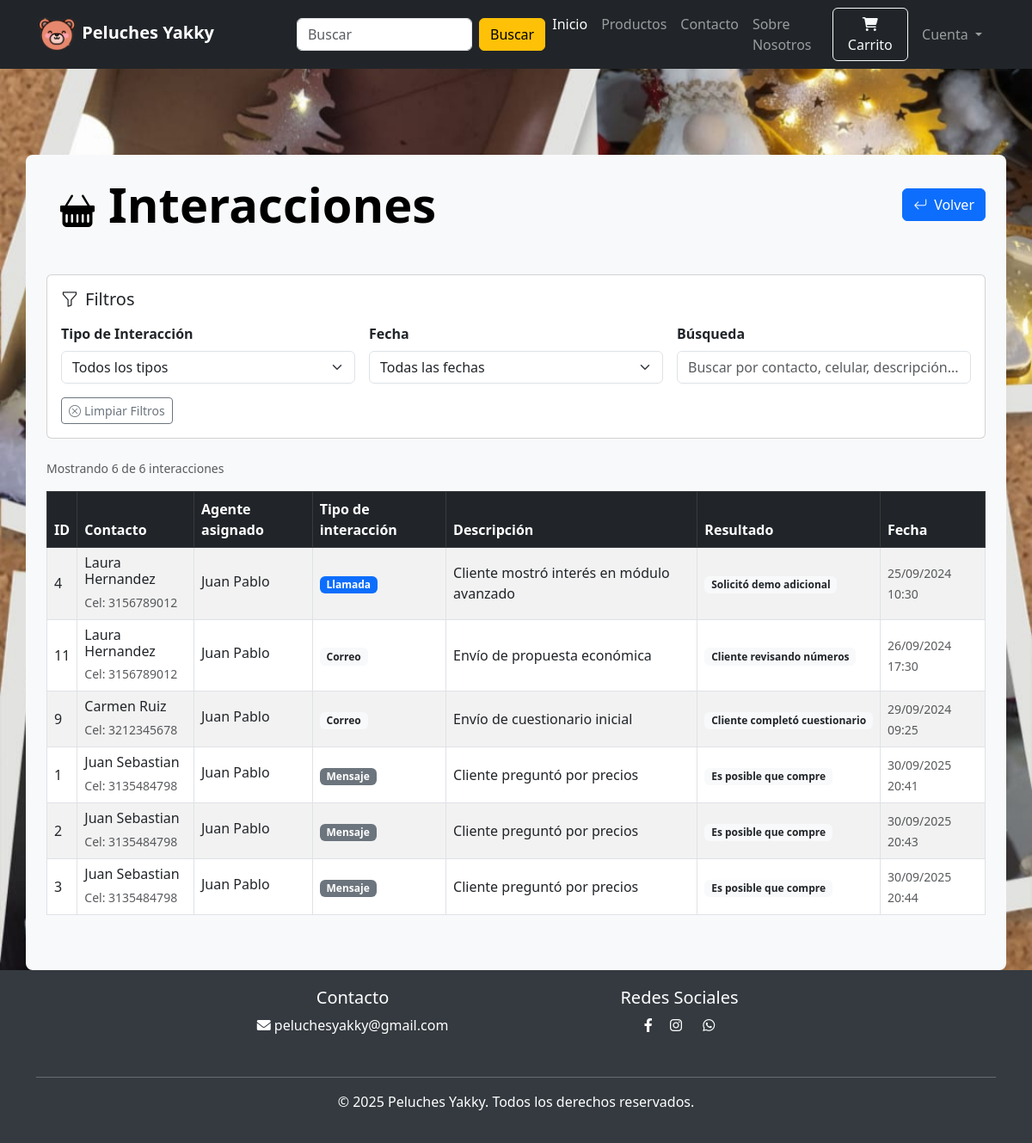
Screenshot of /empleado/tabla-interacciones (signed in) with the database file from the repository.
### website/models/interaccion_model.py (models this page shows, shortened)
class Interaccion(db.Model):
    __tablename__ = "interacciones"
    id_interaccion = db.Column(db.Integer, primary_key=True)
    id_contacto = db.Column(
        db.Integer, db.ForeignKey("contactos.id_contacto"), nullable=False
    )
    id_oportunidad = db.Column(
        db.Integer, db.ForeignKey("oportunidades.id_oportunidad"), nullable=True
    )
    id_agente = db.Column(db.Integer, db.ForeignKey("customer.id"), nullable=False)
    id_actividad = db.Column(
        db.Integer, db.ForeignKey("actividades.id_actividad"), nullable=True
    )
    tipo_interaccion = db.Column(db.String(50), nullable=False)
    descripcion = db.Column(db.Text, nullable=False)
    resultado = db.Column(db.String(100))
    fecha_interaccion = db.Column(db.DateTime, nullable=False, default=datetime.utcnow)

### website/models/contacto_model.py (models this page shows, shortened)
class Contacto(db.Model):
    __tablename__ = "contactos"
    id_contacto = db.Column(db.Integer, primary_key=True)
    id_agente = db.Column(db.Integer, db.ForeignKey("customer.id"), nullable=False)
    nombre = db.Column(db.String(100), nullable=False)
    email = db.Column(db.String(150), unique=True, nullable=False)
    telefono = db.Column(db.String(20), nullable=False)
    empresa = db.Column(db.String(100), nullable=True)
    canal = db.Column(db.String(50))
    estado = db.Column(db.String(50), default="Nuevo")
    satisfaccion = db.Column(db.Integer, nullable=True)
    fecha_registro = db.Column(db.DateTime, default=datetime.utcnow)
    fecha_actulizar = db.Column(
        db.DateTime, default=datetime.utcnow, onupdate=datetime.utcnow
    )
    agente = db.relationship("Customer", backref=db.backref("contactos", lazy=True))
    oportunidades = db.relationship("Oportunidad", backref="contacto", lazy=True)
    actividades = db.relationship("Actividad", backref="contacto", lazy=True)
    interacciones = db.relationship("Interaccion", backref="contacto", lazy=True)

### website/models/customer_model.py (models this page shows, shortened)
class Customer(db.Model, UserMixin):
    id = db.Column(db.Integer, primary_key=True)
    rol_id = db.Column(
        db.Integer, db.ForeignKey("rol.id_rol"), nullable=True, default=3
    )
    email = db.Column(db.String(100), unique=True)
    username = db.Column(db.String(100))
    password_hash = db.Column(db.String(150))
    date_joined = db.Column(db.DateTime(), default=datetime.utcnow)
    active = db.Column(db.Boolean, default=True)
    telefono = db.Column(db.Integer, nullable=True)
    cart_items = db.relationship(
        "Cart", backref=db.backref("customer", lazy=True), cascade="all, delete-orphan"
    )
    orders = db.relationship(
        "Order", backref=db.backref("customer", lazy=True), cascade="all, delete-orphan"
    )
    @property
    def is_authenticated(self):
        return True  # Para usuarios reales siempre True
    @property
    def password(self):
        raise AttributeError("Password is not a readable Attribute")

### website/mvc_views/employee_view.py (the view)
@employee.route("/tabla-interacciones")
@login_required
@rol_required(2)
def tabla_interacciones():
    interacciones = todos_interacciones()
    return render_template("tabla_interacciones.html", interacciones=interacciones)

### website/controllers/employee_cotller.py (called while the page is built)
def todos_interacciones():
    try:
        interacciones = Interaccion.query.order_by(Interaccion.fecha_interaccion).all()
        return interacciones
    except Exception as e:
        db.session.rollback()
        print(f"Error al crear actividad: {e}")
        raise Exception(f"Error al buscar todos interaciones: {e}")

### website/templates/tabla_interacciones.html (shortened to what this page needs)
{% extends 'index.html' %}
{% block body %}
<div class="fondo" style="min-height: 100vh; padding-top: 100px;">
    <div class="container bg-light rounded-3 p-4">
        <div class="d-flex justify-content-between align-items-center mb-5">
            <h1 class="text-black mb-0 display-4 fw-bold">
                <i class="bi bi-basket-fill fs-1 text-black m-3"></i>Interacciones
            </h1>
            <div class="d-flex gap-3">
                <button onclick="window.location.href='/empleado'" class="btn btn-primary">
                    <i class="bi bi-arrow-return-left me-2"></i>Volver
                </button>
            </div>
        </div>
        <div class="card mb-4">
            <div class="card-body">
                <h5 class="card-title mb-3">
                    <i class="bi bi-funnel me-2"></i>Filtros
                </h5>
                <div class="row g-3">
                    <div class="col-md-4">
                        <label class="form-label fw-bold">Tipo de Interacción</label>
                        <select class="form-select" id="filterTipo">
                            <option value="all">Todos los tipos</option>
                            {% set tipos_unicos = [] %}
                            {% for interaccion in interacciones %}
                            {% if interaccion.tipo_interaccion and interaccion.tipo_interaccion not in tipos_unicos %}
                            {% set _ = tipos_unicos.append(interaccion.tipo_interaccion) %}
                            {% endif %}
                            {% endfor %}
                        </select>
                    </div>
                    <div class="col-md-4">
                        <label class="form-label fw-bold">Fecha</label>
                        <select class="form-select" id="filterFecha">
                            <option value="all">Todas las fechas</option>
                        </select>
                    </div>
                    <div class="col-md-4">
                        <label class="form-label fw-bold">Búsqueda</label>
                        <input type="text" class="form-control" id="searchInput"
                            placeholder="Buscar por contacto, celular, descripción...">
                    </div>
                </div>
                <div class="row mt-3">
                    <div class="col-12">
                        <button class="btn btn-outline-secondary btn-sm" id="clearFilters">
                            <i class="bi bi-x-circle me-1"></i>Limpiar Filtros
                        </button>
                    </div>
                </div>
            </div>
        </div>
        {% if interacciones | length < 1 %} <h1 class="text-black mb-0 display-4 fw-bold text-center p-5">
            <i class="bi bi-emoji-frown-fill fs-1 text-black m-3"></i> No hay Interacciones
            </h1>
            {% else %}
            <div class="d-flex justify-content-between align-items-center mb-3">
                <small class="text-muted" id="resultCount">
                </small>
            </div>
            <div class="table-responsive-lg">
                <table class="table table-bordered table-hover table-striped align-middle">
                    <thead class="table-dark">
                        <tr>
                            <th>ID</th>
                            <th>Contacto</th>
                            <th>Agente asignado</th>
                            <th>Tipo de interacción</th>
                            <th>Descripción</th>
                            <th>Resultado</th>
                            <th>Fecha</th>
                        </tr>
                    </thead>
                    <tbody id="interaccionesTableBody">
                        {% if current_user.rol_id == 1 %}
                        {% for item in interacciones %}
                        <tr class="interaccion-row" data-tipo="{{ item.tipo_interaccion }}"
                            data-fecha="{{ item.fecha_interaccion.strftime('%Y-%m-%d') if item.fecha_interaccion else '' }}"
                            data-search="{{ item.contacto.nombre ~ ' ' ~ item.contacto.telefono ~ ' ' ~ item.descripcion ~ ' ' ~ item.resultado }}">
                            <td>{{ item.id_interaccion }}</td>
                            <td>
                                <h6 class="mb-1">{{ item.contacto.nombre }}</h6>
                                <small class="text-muted">Cel: {{ item.contacto.telefono }}</small>
                            </td>
                            <td>
                                <h6 class="mb-1">{{ item.contacto.agente.username }}</h6>
                            </td>
                            <td>
                                <span class="badge
                                        {% if item.tipo_interaccion == 'Llamada' %}bg-primary
                                        {% elif item.tipo_interaccion == 'Email' %}bg-info
                                        {% elif item.tipo_interaccion == 'Reunión' %}bg-warning text-dark
                                        {% elif item.tipo_interaccion == 'Mensaje' %}bg-secondary
                                        {% else %}bg-light text-dark{% endif %}">
                                    {{ item.tipo_interaccion }}
                                </span>
                            </td>
                            <td>
                                <span title="{{ item.descripcion }}">
                                    {{ item.descripcion|truncate(80) }}
                                </span>
                            </td>
                            <td>
                                {% if item.resultado %}
                                <span class="badge
                                            {% if 'positivo' in item.resultado.lower() %}bg-success
                                            {% elif 'negativo' in item.resultado.lower() %}bg-danger
                                            {% elif 'pendiente' in item.resultado.lower() %}bg-warning text-dark
                                            {% elif 'programado' in item.resultado.lower() %}bg-info
                                            {% else %}bg-light text-dark{% endif %}">
                                    {{ item.resultado }}
                                </span>
                                {% else %}
                                <span class="text-muted">Sin resultado</span>
                                {% endif %}
                            </td>
                            <td>
                                {% if item.fecha_interaccion %}
                                <small class="text-muted">
                                    {{ item.fecha_interaccion.strftime('%d/%m/%Y %H:%M') }}
                                </small>
                                {% else %}
                                <span class="text-muted">-</span>
                                {% endif %}
                            </td>
                        </tr>
                        {% endfor %}
                        {% else %}
                        {% set table_interacciones = [] %}
                        {% for interaccion in interacciones %}
                        {% if interaccion.id_agente == current_user.id %}
                        {% set _ = table_interacciones.append(interaccion) %}
                        {% endif %}
                        {% endfor %}
                        {% if table_interacciones %}
                        {% for item in table_interacciones %}
                        <tr class="interaccion-row" data-tipo="{{ item.tipo_interaccion }}"
                            data-fecha="{{ item.fecha_interaccion.strftime('%Y-%m-%d') if item.fecha_interaccion else '' }}"
                            data-search="{{ item.contacto.nombre ~ ' ' ~ item.contacto.telefono ~ ' ' ~ item.descripcion ~ ' ' ~ item.resultado }}">
                            <td>{{ item.id_interaccion }}</td>
                            <td>
                                <h6 class="mb-1">{{ item.contacto.nombre }}</h6>
                                <small class="text-muted">Cel: {{ item.contacto.telefono }}</small>
                            </td>
                            <td>
                                <h6 class="mb-1">{{ item.contacto.agente.username }}</h6>
                            </td>
                            <td>
                                <span class="badge
                                            {% if item.tipo_interaccion == 'Llamada' %}bg-primary
                                            {% elif item.tipo_interaccion == 'Email' %}bg-info
                                            {% elif item.tipo_interaccion == 'Reunión' %}bg-warning text-dark
                                            {% elif item.tipo_interaccion == 'Mensaje' %}bg-secondary
                                            {% else %}bg-light text-dark{% endif %}">
                                    {{ item.tipo_interaccion }}
                                </span>
                            </td>
                            <td>
                                <span title="{{ item.descripcion }}">
                                    {{ item.descripcion|truncate(80) }}
                                </span>
                            </td>
                            <td>
                                {% if item.resultado %}
                                <span class="badge
                                            {% if 'positivo' in item.resultado.lower() %}bg-success
                                            {% elif 'negativo' in item.resultado.lower() %}bg-danger
                                            {% elif 'pendiente' in item.resultado.lower() %}bg-warning text-dark
                                            {% elif 'programado' in item.resultado.lower() %}bg-info
                                            {% else %}bg-light text-dark{% endif %}">
                                    {{ item.resultado }}
                                </span>
                                {% else %}
                                <span class="text-muted">Sin resultado</span>
                                {% endif %}
                            </td>
                            <td>
                                {% if item.fecha_interaccion %}
                                <small class="text-muted">
                                    {{ item.fecha_interaccion.strftime('%d/%m/%Y %H:%M') }}
                                </small>
                                {% else %}
                                <span class="text-muted">-</span>
                                {% endif %}
                            </td>
                        </tr>
                        {% endfor %}
                        {% endif %}
                        {% endif %}
                    </tbody>
                </table>
            </div>
            {% endif %}
    </div>
</div>
{% endblock %}

### website/static/css/style.css (style rules this page uses)
.fondo { background-image: url(../img/fondo.png); background-position: center; background-repeat: repeat; background-attachment: fixed; background-size: cover; }

### website/templates/tabla_interacciones.html (style rules this page uses)
.interaccion-row { transition: all 0.3s ease; }

### rows the page displays
Interaccion: id_interaccion "4", contacto.nombre "Laura Hernandez", contacto.telefono "3156789012", contacto.agente.username "Juan Pablo", tipo_interaccion "Llamada", descripcion "Cliente mostró interés en módulo avanzado", resultado "Solicitó demo adicional", fecha_interaccion "25/09/2024 10:30"
Interaccion: id_interaccion "11", contacto.nombre "Laura Hernandez", contacto.telefono "3156789012", contacto.agente.username "Juan Pablo", tipo_interaccion "Correo", descripcion "Envío de propuesta económica", resultado "Cliente revisando números", fecha_interaccion "26/09/2024 17:30"
Interaccion: id_interaccion "9", contacto.nombre "Carmen Ruiz", contacto.telefono "3212345678", contacto.agente.username "Juan Pablo", tipo_interaccion "Correo", descripcion "Envío de cuestionario inicial", resultado "Cliente completó cuestionario", fecha_interaccion "29/09/2024 09:25"
Interaccion: id_interaccion "1", contacto.nombre "Juan Sebastian", contacto.telefono "3135484798", contacto.agente.username "Juan Pablo", tipo_interaccion "Mensaje", descripcion "Cliente preguntó por precios", resultado "Es posible que compre", fecha_interaccion "30/09/2025 20:41"
Interaccion: id_interaccion "2", contacto.nombre "Juan Sebastian", contacto.telefono "3135484798", contacto.agente.username "Juan Pablo", tipo_interaccion "Mensaje", descripcion "Cliente preguntó por precios", resultado "Es posible que compre", fecha_interaccion "30/09/2025 20:43"
Interaccion: id_interaccion "3", contacto.nombre "Juan Sebastian", contacto.telefono "3135484798", contacto.agente.username "Juan Pablo", tipo_interaccion "Mensaje", descripcion "Cliente preguntó por precios", resultado "Es posible que compre", fecha_interaccion "30/09/2025 20:44"
